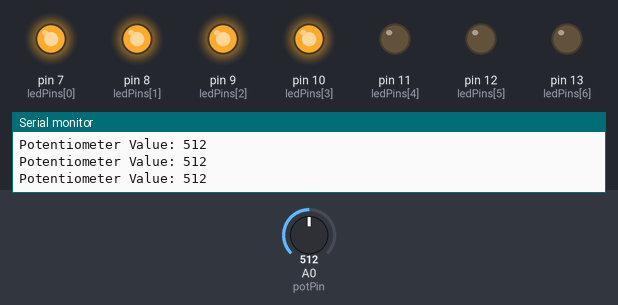
A sketch run on a simulated Arduino Uno, built with avr-gcc and run on an emulated ATmega328P. On the bench: output pins drawn as LEDs (lit = HIGH), the last lines printed to the serial monitor. The inputs (shaded band) are chosen by the test bench; at power-on: A0 (potPin) = 512.

Above: at 1.2 s.
1.3 s: A0 (potPin) set to 503
At 2.5 s:
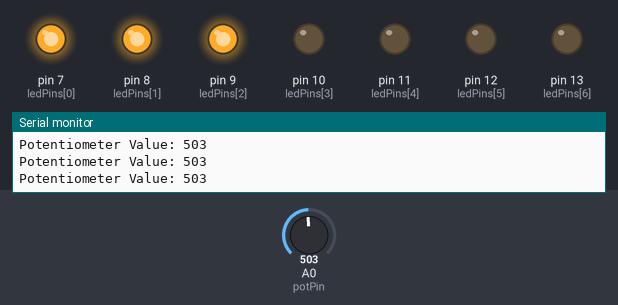
2.8 s: A0 (potPin) set to 394
4.3 s: A0 (potPin) set to 370
At 4.9 s:
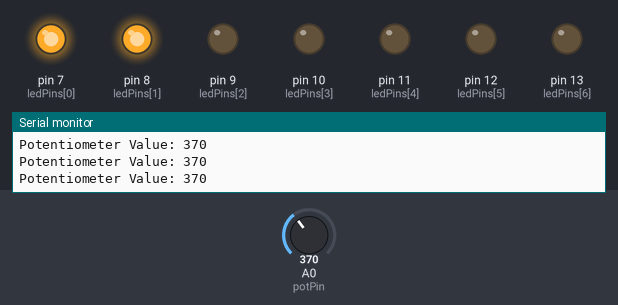
5.8 s: A0 (potPin) set to 263
8.8 s: A0 (potPin) set to 249
At 9.4 s:
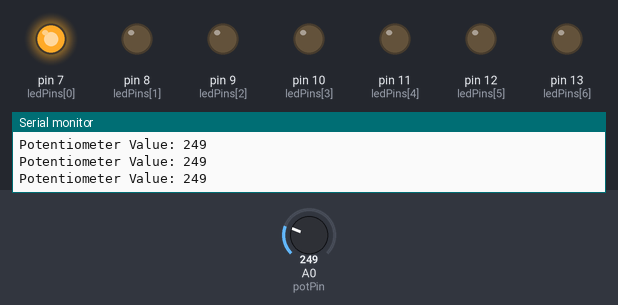
10.3 s: A0 (potPin) set to 0
At 11.7 s:
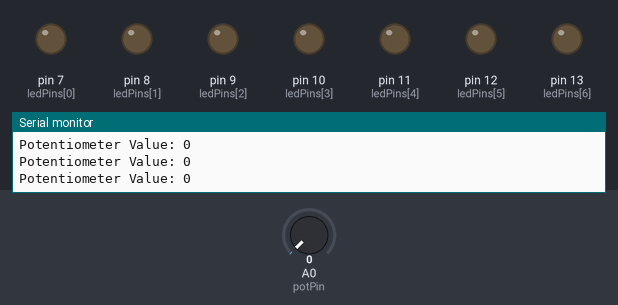
Timing chart, 0 to 12.8 s (numbered marks = the images above; inputs shaded):
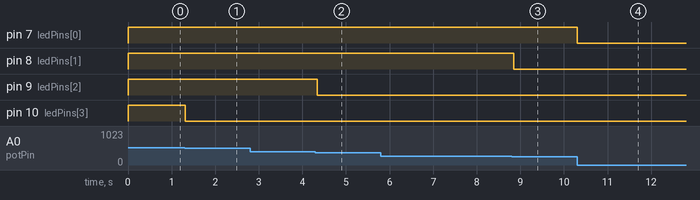

Measured:
- the behaviour switches between 512 and 511 on A0 (potPin) (found by bisection; images 0 and 1)
- the behaviour switches between 384 and 383 on A0 (potPin) (found by bisection; images 1 and 2)
- the behaviour switches between 256 and 255 on A0 (potPin) (found by bisection; images 2 and 3)
- after the input at 1.3 s, pin 10 (ledPins[3]): HIGH → LOW at once
- after the input at 4.3 s, pin 9 (ledPins[2]): HIGH → LOW after 0.05 s
- after the input at 8.8 s, pin 8 (ledPins[1]): HIGH → LOW at once
- after the input at 10.3 s, pin 7 (ledPins[0]): HIGH → LOW at once

The sketch:

sketch_feb05a.ino
```cpp
const int potPin = A0;  // Potentiometer input pin
const int ledPins[] = {7, 8, 9, 10, 11, 12, 13}; // LED pins
const int numLeds = 7;

void setup() {
    Serial.begin(9600); // Start serial communication at 9600 baud

    // Set LED pins as OUTPUT
    for (int i = 0; i < numLeds; i++) {
        pinMode(ledPins[i], OUTPUT);
    }
}

void loop() {
    int potValue = analogRead(potPin); // Read the potentiometer (0-1023)
    int ledCount = map(potValue, 0, 1023, 0, numLeds + 1); // Map to number of LEDs

    // Turn on LEDs according to the mapped value
    for (int i = 0; i < numLeds; i++) {
        digitalWrite(ledPins[i], i < ledCount ? HIGH : LOW);
    }

    // Send potentiometer value over Serial
    Serial.print("Potentiometer Value: ");
    Serial.println(potValue);

    delay(50); // Small delay for stability
}
```
